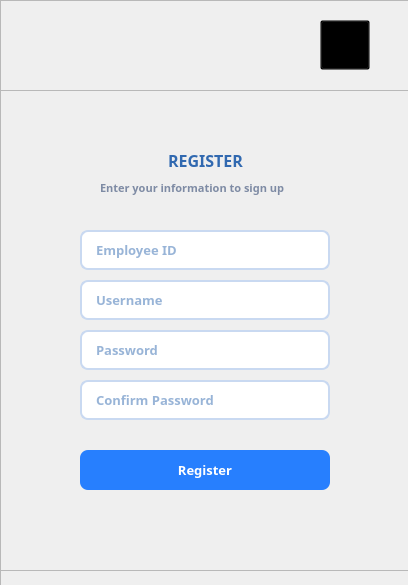
<?xml version="1.0" encoding="UTF-8"?>
<ui version="4.0">
 <class>Dialog</class>
 <widget class="QDialog" name="Dialog">
  <property name="geometry">
   <rect>
    <x>0</x>
    <y>0</y>
    <width>408</width>
    <height>585</height>
   </rect>
  </property>
  <property name="windowTitle">
   <string>Dialog</string>
  </property>
  <property name="windowIcon">
   <iconset>
    <normaloff>icons/logo.png</normaloff>icons/logo.png</iconset>
  </property>
  <widget class="QFrame" name="mainFrame">
   <property name="geometry">
    <rect>
     <x>0</x>
     <y>0</y>
     <width>411</width>
     <height>591</height>
    </rect>
   </property>
   <property name="minimumSize">
    <size>
     <width>411</width>
     <height>371</height>
    </size>
   </property>
   <property name="maximumSize">
    <size>
     <width>10000</width>
     <height>10000</height>
    </size>
   </property>
   <property name="styleSheet">
    <string notr="true">#mainFrame {
	border-image: url(icons/registerBG.png) 0 0 0 0 stretch stretch;

}

#formFrame {
	border-image: url(icons/registerForm.png) 0 0 0 0 stretch stretch;
}</string>
   </property>
   <property name="frameShape">
    <enum>QFrame::StyledPanel</enum>
   </property>
   <property name="frameShadow">
    <enum>QFrame::Raised</enum>
   </property>
   <widget class="QFrame" name="formFrame">
    <property name="geometry">
     <rect>
      <x>0</x>
      <y>90</y>
      <width>411</width>
      <height>481</height>
     </rect>
    </property>
    <property name="minimumSize">
     <size>
      <width>0</width>
      <height>0</height>
     </size>
    </property>
    <property name="maximumSize">
     <size>
      <width>16777215</width>
      <height>16777215</height>
     </size>
    </property>
    <property name="styleSheet">
     <string notr="true"/>
    </property>
    <property name="frameShape">
     <enum>QFrame::StyledPanel</enum>
    </property>
    <property name="frameShadow">
     <enum>QFrame::Raised</enum>
    </property>
    <widget class="QLabel" name="label_2">
     <property name="geometry">
      <rect>
       <x>160</x>
       <y>50</y>
       <width>91</width>
       <height>41</height>
      </rect>
     </property>
     <property name="font">
      <font>
       <family>Segoe UI Variable Display</family>
       <pointsize>12</pointsize>
       <weight>75</weight>
       <bold>true</bold>
      </font>
     </property>
     <property name="styleSheet">
      <string notr="true">color: rgb(49, 105, 176)
</string>
     </property>
     <property name="text">
      <string>REGISTER</string>
     </property>
     <property name="alignment">
      <set>Qt::AlignCenter</set>
     </property>
    </widget>
    <widget class="QLabel" name="label_3">
     <property name="geometry">
      <rect>
       <x>100</x>
       <y>90</y>
       <width>211</width>
       <height>16</height>
      </rect>
     </property>
     <property name="font">
      <font>
       <family>Segoe UI Variable Display</family>
       <pointsize>8</pointsize>
       <weight>75</weight>
       <bold>true</bold>
      </font>
     </property>
     <property name="styleSheet">
      <string notr="true">color: #7E8BA4;</string>
     </property>
     <property name="text">
      <string>Enter your information to sign up</string>
     </property>
    </widget>
    <widget class="QLineEdit" name="empIDLE">
     <property name="geometry">
      <rect>
       <x>80</x>
       <y>140</y>
       <width>250</width>
       <height>40</height>
      </rect>
     </property>
     <property name="font">
      <font>
       <family>Segoe UI Variable Display</family>
       <pointsize>10</pointsize>
       <weight>75</weight>
       <bold>true</bold>
      </font>
     </property>
     <property name="styleSheet">
      <string notr="true">border: 2px solid #C9D9F1;
border-radius: 8px;
padding-left: 12px;
padding-right: 12px;
color: rgb(49, 105, 176);</string>
     </property>
     <property name="placeholderText">
      <string>Employee ID</string>
     </property>
    </widget>
    <widget class="QLineEdit" name="usernameLE">
     <property name="geometry">
      <rect>
       <x>80</x>
       <y>190</y>
       <width>250</width>
       <height>40</height>
      </rect>
     </property>
     <property name="font">
      <font>
       <family>Segoe UI Variable Display</family>
       <pointsize>10</pointsize>
       <weight>75</weight>
       <bold>true</bold>
      </font>
     </property>
     <property name="mouseTracking">
      <bool>true</bool>
     </property>
     <property name="styleSheet">
      <string notr="true">border: 2px solid #C9D9F1;
border-radius: 8px;
padding-left: 12px;
padding-right: 12px;
color: rgb(49, 105, 176);</string>
     </property>
     <property name="echoMode">
      <enum>QLineEdit::Normal</enum>
     </property>
     <property name="placeholderText">
      <string>Username</string>
     </property>
    </widget>
    <widget class="QPushButton" name="registerButton">
     <property name="geometry">
      <rect>
       <x>80</x>
       <y>360</y>
       <width>250</width>
       <height>40</height>
      </rect>
     </property>
     <property name="font">
      <font>
       <family>Segoe UI Variable Display</family>
       <pointsize>10</pointsize>
       <weight>75</weight>
       <bold>true</bold>
      </font>
     </property>
     <property name="cursor">
      <cursorShape>PointingHandCursor</cursorShape>
     </property>
     <property name="styleSheet">
      <string notr="true">#registerButton {
	border-radius: 8px;
	padding-left: 8px;
	padding-right: 8px;
	background-color: #277FFE;
	color: white;
}

#registerButton:hover {
	background-color: rgb(60, 141, 255);
}

#registerButton:pressed {
	background-color: rgb(0, 106, 254);
}</string>
     </property>
     <property name="text">
      <string>Register</string>
     </property>
    </widget>
    <widget class="QLineEdit" name="passwordLE">
     <property name="geometry">
      <rect>
       <x>80</x>
       <y>240</y>
       <width>250</width>
       <height>40</height>
      </rect>
     </property>
     <property name="font">
      <font>
       <family>Segoe UI Variable Display</family>
       <pointsize>10</pointsize>
       <weight>75</weight>
       <bold>true</bold>
      </font>
     </property>
     <property name="mouseTracking">
      <bool>true</bool>
     </property>
     <property name="styleSheet">
      <string notr="true">border: 2px solid #C9D9F1;
border-radius: 8px;
padding-left: 12px;
padding-right: 12px;
color: rgb(49, 105, 176);</string>
     </property>
     <property name="echoMode">
      <enum>QLineEdit::Password</enum>
     </property>
     <property name="placeholderText">
      <string>Password</string>
     </property>
    </widget>
    <widget class="QLineEdit" name="confirmLE">
     <property name="geometry">
      <rect>
       <x>80</x>
       <y>290</y>
       <width>250</width>
       <height>40</height>
      </rect>
     </property>
     <property name="font">
      <font>
       <family>Segoe UI Variable Display</family>
       <pointsize>10</pointsize>
       <weight>75</weight>
       <bold>true</bold>
      </font>
     </property>
     <property name="mouseTracking">
      <bool>true</bool>
     </property>
     <property name="styleSheet">
      <string notr="true">border: 2px solid #C9D9F1;
border-radius: 8px;
padding-left: 12px;
padding-right: 12px;
color: rgb(49, 105, 176);</string>
     </property>
     <property name="echoMode">
      <enum>QLineEdit::Password</enum>
     </property>
     <property name="placeholderText">
      <string>Confirm Password</string>
     </property>
    </widget>
   </widget>
   <widget class="QPushButton" name="exitButton">
    <property name="geometry">
     <rect>
      <x>320</x>
      <y>20</y>
      <width>50</width>
      <height>50</height>
     </rect>
    </property>
    <property name="minimumSize">
     <size>
      <width>50</width>
      <height>50</height>
     </size>
    </property>
    <property name="cursor">
     <cursorShape>PointingHandCursor</cursorShape>
    </property>
    <property name="styleSheet">
     <string notr="true">background-color: transparent
</string>
    </property>
    <property name="text">
     <string/>
    </property>
    <property name="icon">
     <iconset>
      <normaloff>icons/exitButton.png</normaloff>icons/exitButton.png</iconset>
    </property>
   </widget>
   <widget class="QLabel" name="logoLabel">
    <property name="geometry">
     <rect>
      <x>180</x>
      <y>50</y>
      <width>50</width>
      <height>50</height>
     </rect>
    </property>
    <property name="minimumSize">
     <size>
      <width>50</width>
      <height>50</height>
     </size>
    </property>
    <property name="maximumSize">
     <size>
      <width>64</width>
      <height>64</height>
     </size>
    </property>
    <property name="text">
     <string/>
    </property>
    <property name="pixmap">
     <pixmap>icons/logo.png</pixmap>
    </property>
    <property name="scaledContents">
     <bool>true</bool>
    </property>
   </widget>
  </widget>
 </widget>
 <resources>
  <include location="resource.qrc"/>
 </resources>
 <connections/>
</ui>
